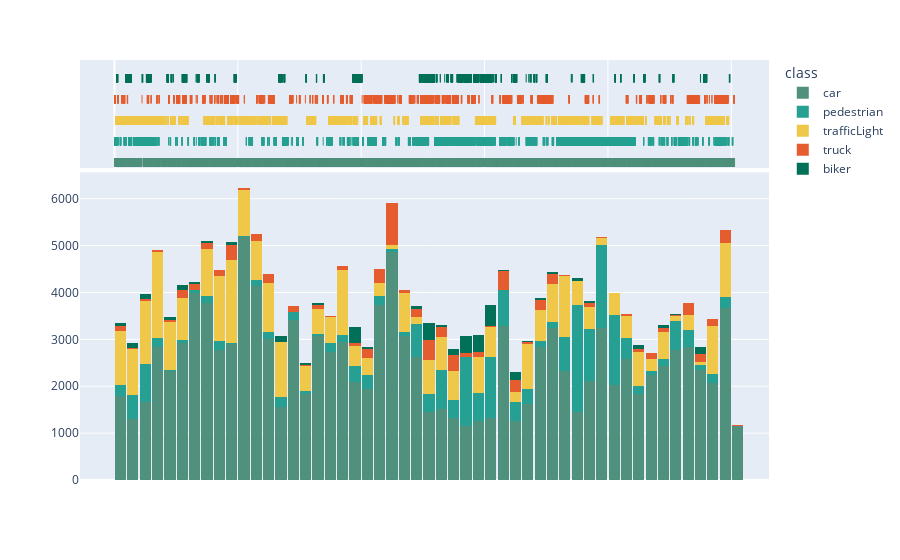

The cell this chart's notebook holds for it:
### Code cell
fig = px.histogram(df_img, x=df_img.index, y="count", color="class", marginal="rug", barmode='stack', hover_data=df_img.columns, category_orders={"class":["car", "pedestrian", "trafficLight", "truck", "biker"]}, color_discrete_map = {'biker': cmap["dark_green"], 'car': cmap["green"], 'pedestrian': cmap["blue_green"], 'trafficLight': cmap["yellow"], 'truck': cmap["orange"]})

fig.update_layout(xaxis_showticklabels=False, xaxis_title=None, yaxis_title=None, bargap=0.1)

fig.show()

### Figure 1 — Plotly figure (JSON) as saved in the notebook; plotly's stock layout.template omitted (floating-point values rounded to 4 significant figures; data arrays with more than 128 entries replaced by an {"elided": "..."} marker saying what was removed)
{"data": [{"alignmentgroup": "True", "bingroup": "x", "histfunc": "sum", "hovertemplate": "class=car<br>index=%{x}<br>sum of count=%{y}<extra></extra>", "legendgroup": "car", "marker": {"color": "rgb(80,145,125)", "pattern": {"shape": ""}}, "name": "car", "offsetgroup": "car", "orientation": "v", "showlegend": true, "type": "histogram", "x": {"elided": "12962 int values"}, "xaxis": "x", "y": {"elided": "12962 int values"}, "yaxis": "y"}, {"alignmentgroup": "True", "boxpoints": "all", "customdata": {"elided": "12962x2 str values"}, "fillcolor": "rgba(255,255,255,0)", "hoveron": "points", "hovertemplate": "class=%{customdata[1]}<br>index=%{x}<br>image=%{customdata[0]}<extra></extra>", "jitter": 0, "legendgroup": "car", "line": {"color": "rgba(255,255,255,0)"}, "marker": {"color": "rgb(80,145,125)", "symbol": "line-ns-open"}, "name": "car", "offsetgroup": "car", "showlegend": false, "type": "box", "x": {"elided": "12962 int values"}, "xaxis": "x2", "yaxis": "y2"}, {"alignmentgroup": "True", "bingroup": "x", "histfunc": "sum", "hovertemplate": "class=pedestrian<br>index=%{x}<br>sum of count=%{y}<extra></extra>", "legendgroup": "pedestrian", "marker": {"color": "rgb(38,160,146)", "pattern": {"shape": ""}}, "name": "pedestrian", "offsetgroup": "pedestrian", "orientation": "v", "showlegend": true, "type": "histogram", "x": {"elided": "3535 int values"}, "xaxis": "x", "y": {"elided": "3535 int values"}, "yaxis": "y"}, {"alignmentgroup": "True", "boxpoints": "all", "customdata": {"elided": "3535x2 str values"}, "fillcolor": "rgba(255,255,255,0)", "hoveron": "points", "hovertemplate": "class=%{customdata[1]}<br>index=%{x}<br>image=%{customdata[0]}<extra></extra>", "jitter": 0, "legendgroup": "pedestrian", "line": {"color": "rgba(255,255,255,0)"}, "marker": {"color": "rgb(38,160,146)", "symbol": "line-ns-open"}, "name": "pedestrian", "offsetgroup": "pedestrian", "showlegend": false, "type": "box", "x": {"elided": "3535 int values"}, "xaxis": "x2", "yaxis": "y2"}, {"alignmentgroup": "True", "bingroup": "x", "histfunc": "sum", "hovertemplate": "class=trafficLight<br>index=%{x}<br>sum of count=%{y}<extra></extra>", "legendgroup": "trafficLight", "marker": {"color": "rgb(239,199,73)", "pattern": {"shape": ""}}, "name": "trafficLight", "offsetgroup": "trafficLight", "orientation": "v", "showlegend": true, "type": "histogram", "x": {"elided": "4903 int values"}, "xaxis": "x", "y": {"elided": "4903 int values"}, "yaxis": "y"}, {"alignmentgroup": "True", "boxpoints": "all", "customdata": {"elided": "4903x2 str values"}, "fillcolor": "rgba(255,255,255,0)", "hoveron": "points", "hovertemplate": "class=%{customdata[1]}<br>index=%{x}<br>image=%{customdata[0]}<extra></extra>", "jitter": 0, "legendgroup": "trafficLight", "line": {"color": "rgba(255,255,255,0)"}, "marker": {"color": "rgb(239,199,73)", "symbol": "line-ns-open"}, "name": "trafficLight", "offsetgroup": "trafficLight", "showlegend": false, "type": "box", "x": {"elided": "4903 int values"}, "xaxis": "x2", "yaxis": "y2"}, {"alignmentgroup": "True", "bingroup": "x", "histfunc": "sum", "hovertemplate": "class=truck<br>index=%{x}<br>sum of count=%{y}<extra></extra>", "legendgroup": "truck", "marker": {"color": "rgb(229,93,47)", "pattern": {"shape": ""}}, "name": "truck", "offsetgroup": "truck", "orientation": "v", "showlegend": true, "type": "histogram", "x": {"elided": "2529 int values"}, "xaxis": "x", "y": {"elided": "2529 int values"}, "yaxis": "y"}, {"alignmentgroup": "True", "boxpoints": "all", "customdata": {"elided": "2529x2 str values"}, "fillcolor": "rgba(255,255,255,0)", "hoveron": "points", "hovertemplate": "class=%{customdata[1]}<br>index=%{x}<br>image=%{customdata[0]}<extra></extra>", "jitter": 0, "legendgroup": "truck", "line": {"color": "rgba(255,255,255,0)"}, "marker": {"color": "rgb(229,93,47)", "symbol": "line-ns-open"}, "name": "truck", "offsetgroup": "truck", "showlegend": false, "type": "box", "x": {"elided": "2529 int values"}, "xaxis": "x2", "yaxis": "y2"}, {"alignmentgroup": "True", "bingroup": "x", "histfunc": "sum", "hovertemplate": "class=biker<br>index=%{x}<br>sum of count=%{y}<extra></extra>", "legendgroup": "biker", "marker": {"color": "rgb(0,112,88)", "pattern": {"shape": ""}}, "name": "biker", "offsetgroup": "biker", "orientation": "v", "showlegend": true, "type": "histogram", "x": {"elided": "1204 int values"}, "xaxis": "x", "y": {"elided": "1204 int values"}, "yaxis": "y"}, {"alignmentgroup": "True", "boxpoints": "all", "customdata": {"elided": "1204x2 str values"}, "fillcolor": "rgba(255,255,255,0)", "hoveron": "points", "hovertemplate": "class=%{customdata[1]}<br>index=%{x}<br>image=%{customdata[0]}<extra></extra>", "jitter": 0, "legendgroup": "biker", "line": {"color": "rgba(255,255,255,0)"}, "marker": {"color": "rgb(0,112,88)", "symbol": "line-ns-open"}, "name": "biker", "offsetgroup": "biker", "showlegend": false, "type": "box", "x": {"elided": "1204 int values"}, "xaxis": "x2", "yaxis": "y2"}], "layout": {"bargap": 0.1, "barmode": "stack", "legend": {"title": {"text": "class"}, "tracegroupgap": 0}, "margin": {"t": 60}, "xaxis": {"anchor": "y", "domain": [0, 1], "showticklabels": false, "title": {}}, "xaxis2": {"anchor": "y2", "domain": [0, 1], "matches": "x", "showgrid": true, "showticklabels": false}, "yaxis": {"anchor": "x", "domain": [0, 0.7326], "title": {}}, "yaxis2": {"anchor": "x2", "domain": [0.7426, 1], "matches": "y2", "showgrid": false, "showline": false, "showticklabels": false, "ticks": ""}}}
